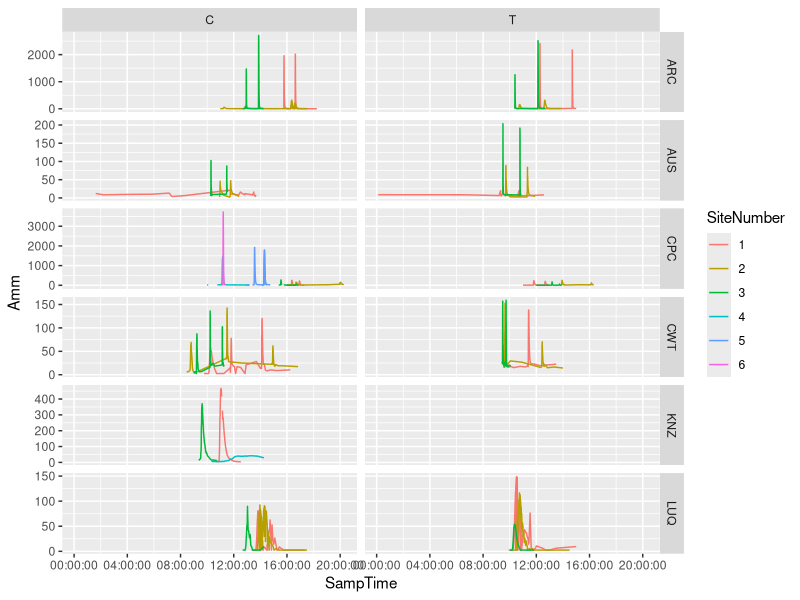

Generate this figure with R: (Note: this script raises an error after producing the figure.)
## ---- chunk 1
suppressMessages(library(tidyverse))
library(readxl)
library(lubridate)
## ---- chunk 2
r0 <- read_csv("./origData/Reach1.csv",
               na = c("", "-9999.0"))
problems()
## ---- chunk 3
r0
## ---- chunk 4

r0 %>% 
  distinct(Comments)
## ---- chunk 5

r0 %>% 
  distinct(`...15`)
## ---- chunk 6
glimpse(r0)
## ---- chunk 7
r0 %>% 
  distinct(Date) %>% 
  print(n = 42)
## ---- chunk 8
r0 %>% 
  filter(Biome == "AUS") %>% 
  distinct(Date)
## ---- chunk 9
r1 <- r0 %>% 
  separate(Date, into = c("dt", "tm", "am"), sep = " ") %>% 
  mutate(SampDate = mdy(dt)) %>% 
  select(Biome:ReachType, SampDate, 
         SampNum = `Sample number`,
         SampTime = `Sampling Time (hh:mm)`,
         Amm = `Ammonium (ug N/L)`,
         Cl = `Chloride tracer (mg/L)`,
         Br = `Bromide tracer (mg/L)`,
         Comm = Comments) %>% 
  mutate(Biome = factor(Biome),
         SiteNumber = factor(SiteNumber),
         ReachType = factor(ReachType))
## ---- chunk 10
r1 %>% distinct(SiteType)
## ---- chunk 11
xtabs(~ Biome + SiteNumber + ReachType, r1)
## ---- chunk 12
ggplot(r1, aes(SampTime, Amm, colour = SiteNumber)) +
  facet_grid(Biome ~ ReachType, scales = "free_y") + 
  geom_line()

## ---- chunk 13
summary(r1)
## ---- chunk 14
write_rds(r1, "./cleanData/r1.rds")
write_csv(r1, "./cleanData/r1.csv")
